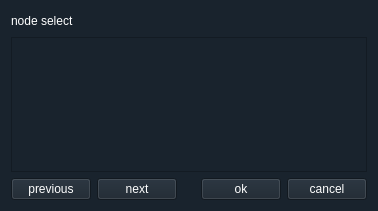
<?xml version="1.0" encoding="UTF-8"?>
<ui version="4.0">
 <class>branch_select_Form</class>
 <widget class="QWidget" name="branch_select_Form">
  <property name="windowModality">
   <enum>Qt::WindowModal</enum>
  </property>
  <property name="geometry">
   <rect>
    <x>0</x>
    <y>0</y>
    <width>378</width>
    <height>211</height>
   </rect>
  </property>
  <property name="maximumSize">
   <size>
    <width>16777215</width>
    <height>500</height>
   </size>
  </property>
  <property name="windowTitle">
   <string>BranchSelectWidget</string>
  </property>
  <property name="styleSheet">
   <string notr="true">background-color: rgb(25, 35, 45);
color: rgb(255, 255, 255);
font: 9pt &quot;微软雅黑&quot;;
</string>
  </property>
  <layout class="QHBoxLayout" name="branch_select_Form_hbox">
   <item>
    <layout class="QVBoxLayout" name="bs_vbox">
     <item>
      <layout class="QHBoxLayout" name="branch_select_hbox">
       <item>
        <widget class="QLabel" name="branch_select_label">
         <property name="text">
          <string>node select</string>
         </property>
        </widget>
       </item>
       <item>
        <spacer name="branch_select_hsp">
         <property name="orientation">
          <enum>Qt::Horizontal</enum>
         </property>
         <property name="sizeHint" stdset="0">
          <size>
           <width>40</width>
           <height>20</height>
          </size>
         </property>
        </spacer>
       </item>
      </layout>
     </item>
     <item>
      <widget class="QListWidget" name="branch_select_listwidget">
       <property name="styleSheet">
        <string notr="true"/>
       </property>
      </widget>
     </item>
     <item>
      <layout class="QHBoxLayout" name="branch_select_button_hbox">
       <item>
        <widget class="QPushButton" name="branch_forward_Button">
         <property name="text">
          <string>previous</string>
         </property>
        </widget>
       </item>
       <item>
        <widget class="QPushButton" name="branch_backward_Button">
         <property name="text">
          <string>next</string>
         </property>
        </widget>
       </item>
       <item>
        <spacer name="branch_sure_hsp">
         <property name="orientation">
          <enum>Qt::Horizontal</enum>
         </property>
         <property name="sizeHint" stdset="0">
          <size>
           <width>40</width>
           <height>20</height>
          </size>
         </property>
        </spacer>
       </item>
       <item>
        <widget class="QPushButton" name="branch_sure_button">
         <property name="styleSheet">
          <string notr="true">background-color: rgb(25, 35, 45);
color: rgb(255, 255, 255);</string>
         </property>
         <property name="text">
          <string>ok</string>
         </property>
        </widget>
       </item>
       <item>
        <widget class="QPushButton" name="branch_close_button">
         <property name="styleSheet">
          <string notr="true">background-color: rgb(25, 35, 45);
color: rgb(255, 255, 255);</string>
         </property>
         <property name="text">
          <string>cancel</string>
         </property>
        </widget>
       </item>
      </layout>
     </item>
    </layout>
   </item>
  </layout>
 </widget>
 <resources/>
 <connections/>
</ui>
